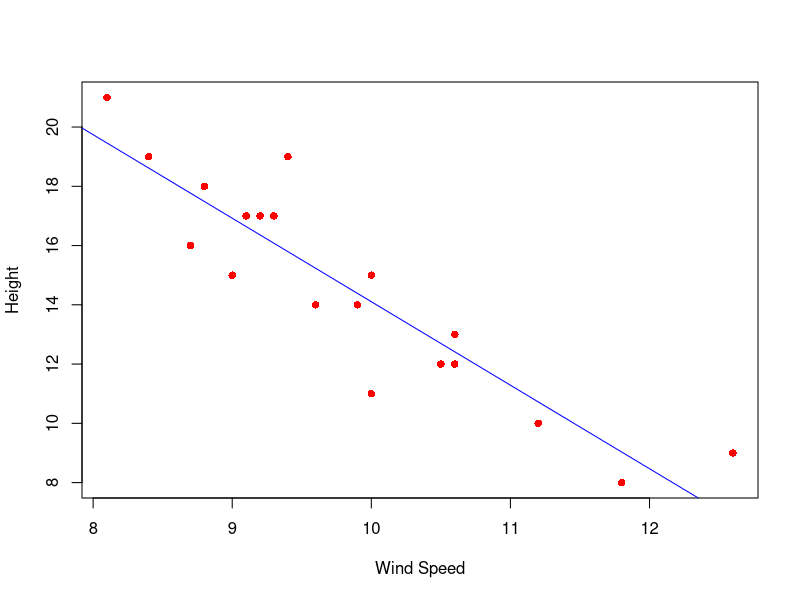
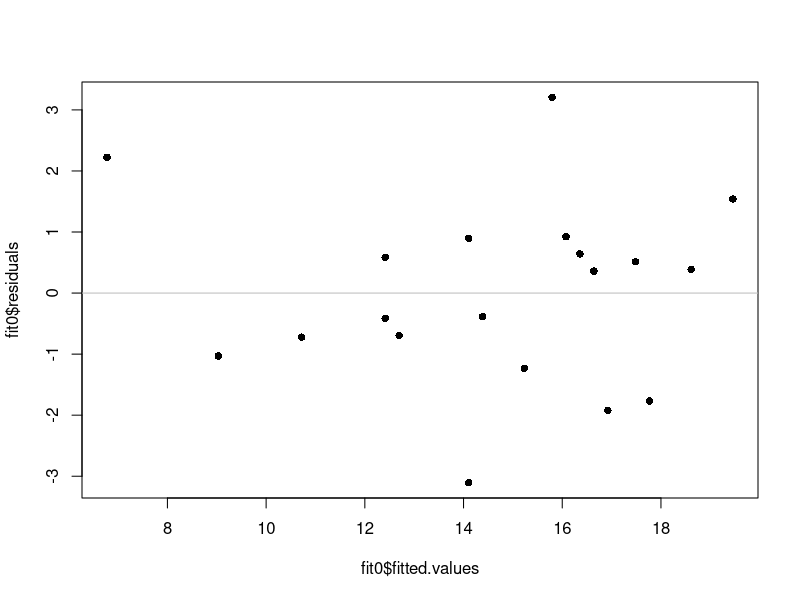
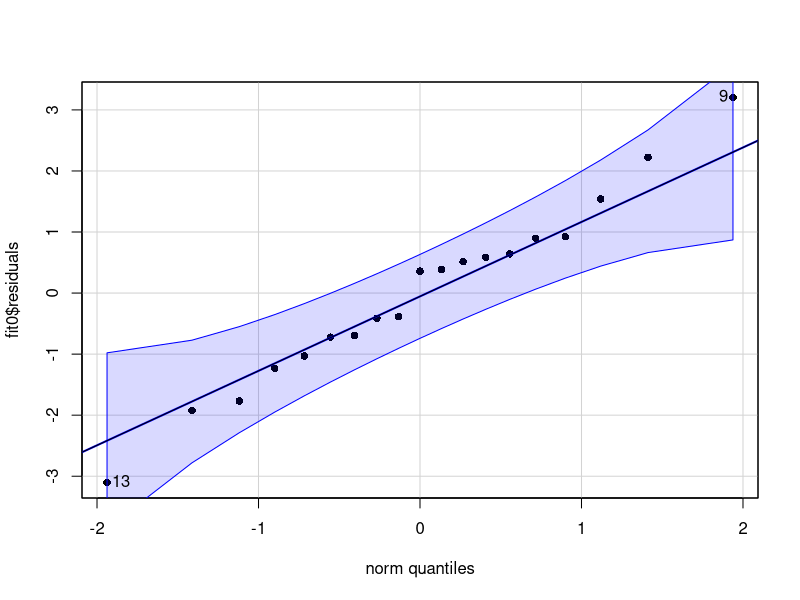
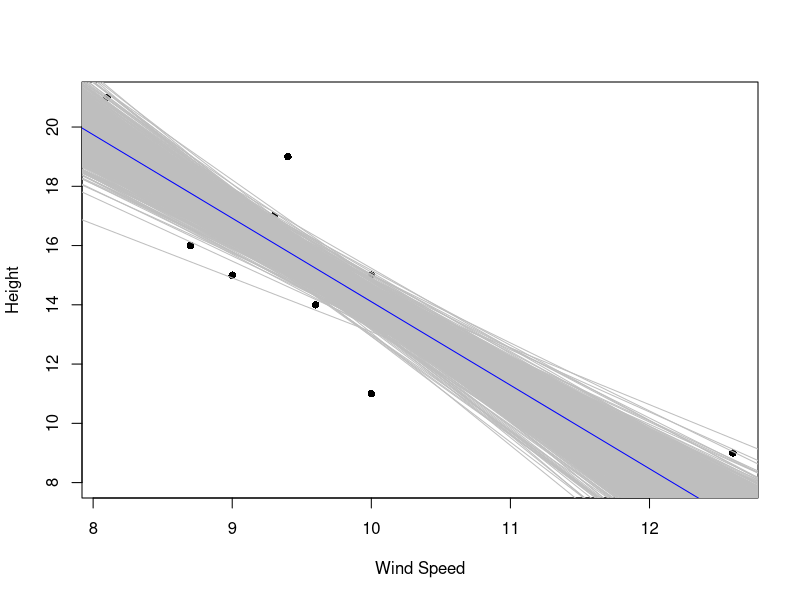
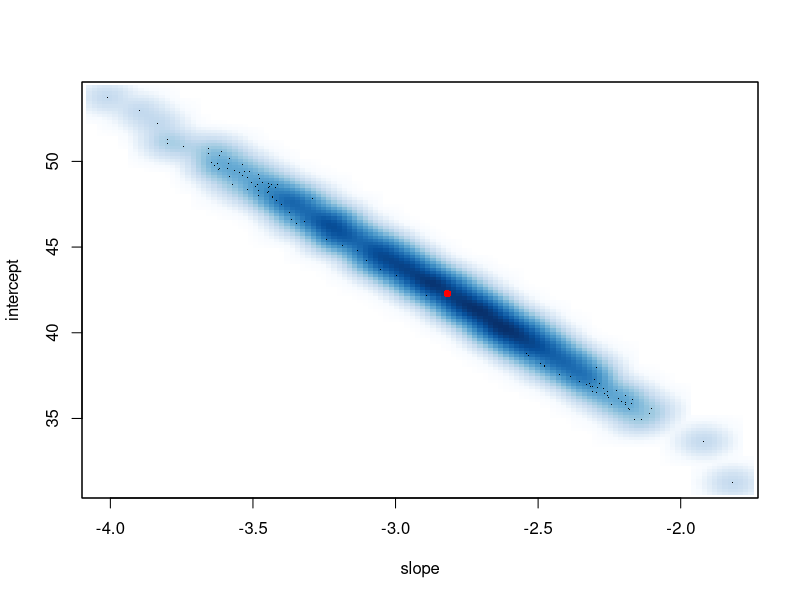
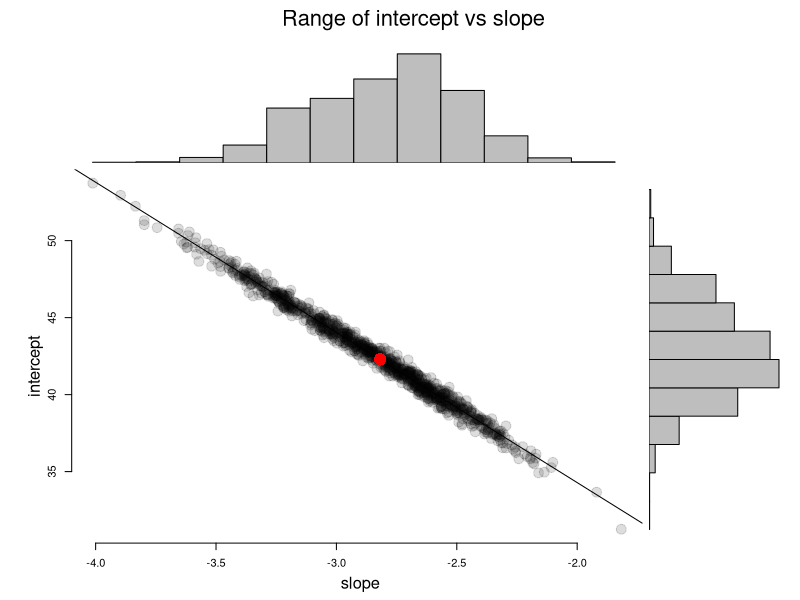

R code for these plots, in order:
#dataistanbul talk - April 5th, 2017
#HS Olmez (c) 2017
#
# Using bootstrapping to get a sense of variability in the coefficients (intercept and slope)
# of linear regression analysis. We'll compute the confidence intervals on both regression coeff's. 
#
windsp <- c(8.1, 8.4, 8.8, 8.7, 9, 9.1, 9.2, 9.3, 9.4, 9.6, 9.9, 10, 10, 10.5, 10.6, 10.6, 11.2, 11.8, 12.6)
height <- c(21, 19, 18, 16, 15, 17, 17, 17, 19, 14, 14, 15, 11, 12, 12, 13, 10, 8, 9)
HWdata <- as.data.frame(cbind(height,windsp))
fit0 <- lm(height ~ windsp, data=HWdata)
print(summary(fit0))
plot(windsp,height, xlab="Wind Speed", ylab="Height", pch=16, col="red")
abline(fit0, col="blue")
plot(fit0$fitted.values,fit0$residuals,pch=16) #check for homoscedasticity
abline(h=0, col='grey') 
car::qqPlot(fit0$residuals,pch=16) #test for normality
qqline(fit0$residuals) 
#
set.seed(4)
#
n <- length(height) ; Nreps <- 1000
xbs <- NULL ; ybs <- NULL
plot(windsp,height, xlab="Wind Speed", ylab="Height", pch=16, col="black")
for (iter in 1:Nreps) {
  databs <- HWdata[sample(1:n, size=n, replace=T),]
  fitbs <- lm(height ~ windsp, data=databs)
  ybs <- append(ybs,fitbs$coefficients[[1]])  #intercept
  xbs <- append(xbs,fitbs$coefficients[[2]])  #slope 
  abline(fitbs, col="gray")
}
abline(fit0, col="blue")
#
cat("Bootstrapped intercept & std. error: ", mean(ybs), sd(ybs), '\n')
cat("CI for the intercept               : ", quantile(ybs, c(0.025,0.975)), '\n')
cat("Bootstrapped slope & std. error    : ", mean(xbs), sd(xbs), '\n')
cat("CI for the slope                   : ", quantile(xbs, c(0.025,0.975)))
#
# Run with the boot package
library(boot)
index <- n
boot.fn <- function(data, index) return(coef(lm(height~windsp, data=HWdata, subset=index)))
cat('\n\n')
print(summary(boot(HWdata, boot.fn, R=Nreps)))
#
#
smoothScatter(xbs,ybs, xlab="slope", ylab="intercept")
points(x=fit0$coefficients[[2]], y=fit0$coefficients[[1]], pch=16, col="red")

scatterhist <- function(x, y, xlab = "", ylab = "", plottitle="", 
                        xsize=1, cleanup=TRUE,...){
  # save the old graphics settings-- they may be needed
  def.par <- par(no.readonly = TRUE)
  zones <- matrix(c(1,1,1, 0,5,0, 2,6,4, 0,3,0), ncol = 3, byrow = TRUE)
  layout(zones, widths=c(0.3,4,1), heights = c(1,3,10,.75))
  # tuning to plot histograms nicely
  xhist <- hist(x, plot = FALSE)
  yhist <- hist(y, plot = FALSE)
  top <- max(c(xhist$counts, yhist$counts))
  # for all three titles: 
  # drop the axis titles and omit boxes, set up margins
  par(xaxt="n", yaxt="n",bty="n",  mar = c(.3,2,.3,0) +.05)
  # fig 1 from the layout
  plot(x=1,y=1,type="n",ylim=c(-1,1), xlim=c(-1,1))
  text(0,0,paste(plottitle), cex=2)
  # fig 2
  plot(x=1,y=1,type="n",ylim=c(-1,1), xlim=c(-1,1))
  text(0,0,paste(ylab), cex=1.5, srt=90)
  # fig 3
  plot(x=1,y=1,type="n",ylim=c(-1,1), xlim=c(-1,1))
  text(0,0,paste(xlab), cex=1.5)
  # fig 4, the first histogram, needs different margins
  # no margin on the left
  par(mar = c(2,0,1,1))
  barplot(yhist$counts, axes = FALSE, xlim = c(0, top),
          space = 0, horiz = TRUE)
  # fig 5, other histogram needs no margin on the bottom
  par(mar = c(0,2,1,1))
  barplot(xhist$counts, axes = FALSE, ylim = c(0, top), space = 0)
  # fig 6, finally, the scatterplot-- needs regular axes, different margins
  par(mar = c(2,2,.5,.5), xaxt="s", yaxt="s", bty="n")
  # this color allows traparency & overplotting-- useful if a lot of points
  plot(x, y , pch=19, col="#00000022", cex=xsize, ...)
  # reset the graphics, if desired 
  if(cleanup) {par(def.par)}
}

scatterhist(xbs, ybs, xlab="slope", ylab="intercept",   
            "Range of intercept vs slope", xsize =2, cleanup=FALSE)
abline(lm(ybs~xbs))
#lines(lowess(xbs,ybs))
points(x=fit0$coefficients[[2]], y=fit0$coefficients[[1]], pch=16, cex=2.5, col="red")
